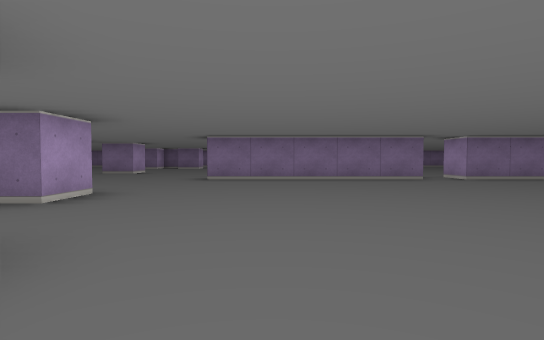
[1] (above)

22 first-person views from a walk through a cub3D level. The camera is about half as high as the walls, tilts 2° down and sees 80° across. The floor is counted in squares. Each view is taken from the middle of a square. On the plan, view 1 faces up. The plan holds only what a view shows up to about 9 squares ahead; the rest is blank.

[2]
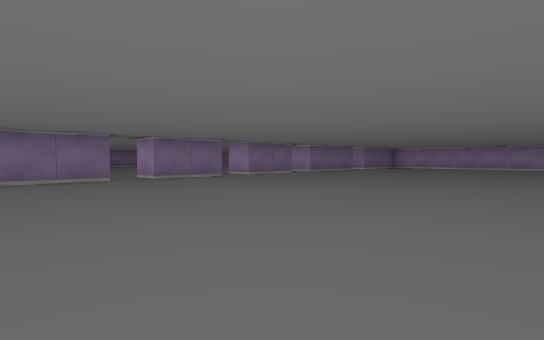

[3]
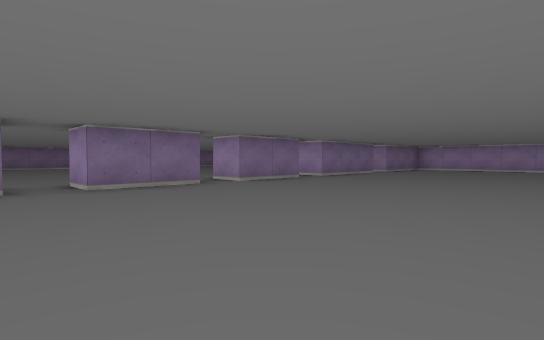

[4]
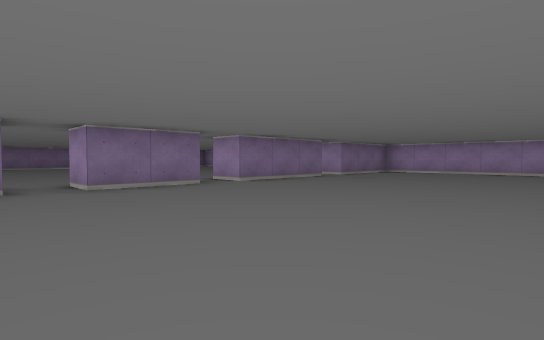

[5]
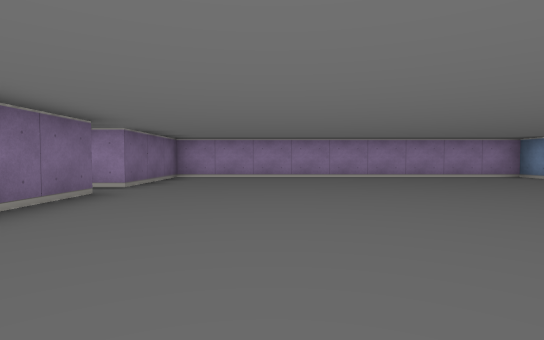

[6]
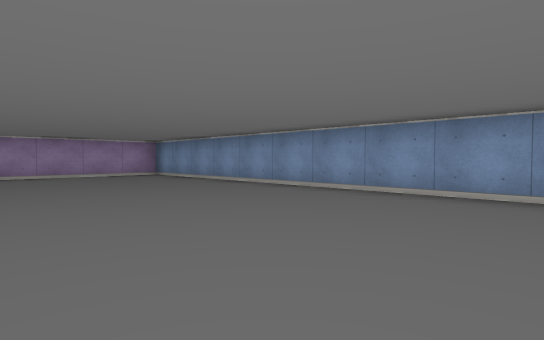

[7]
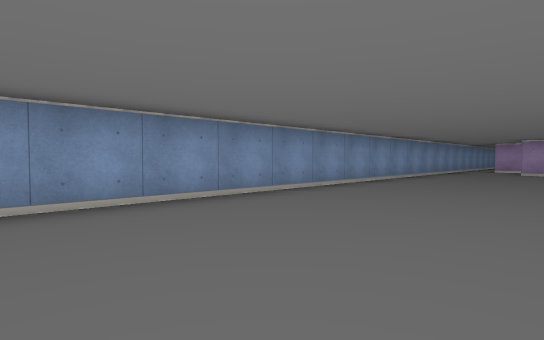

[8]
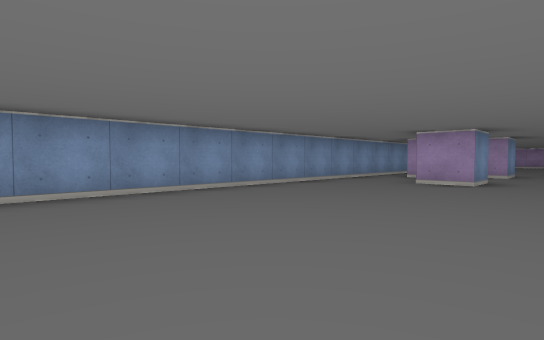

[9]
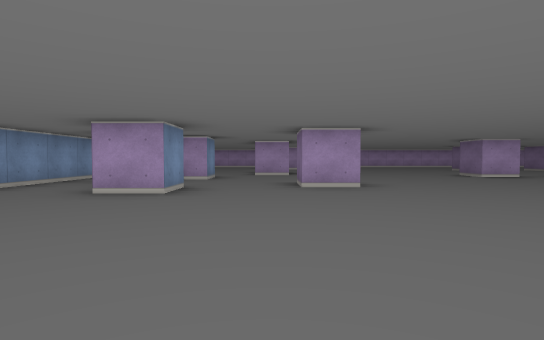

[10]
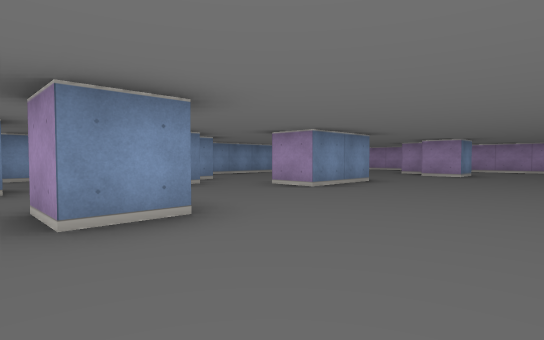

[11]
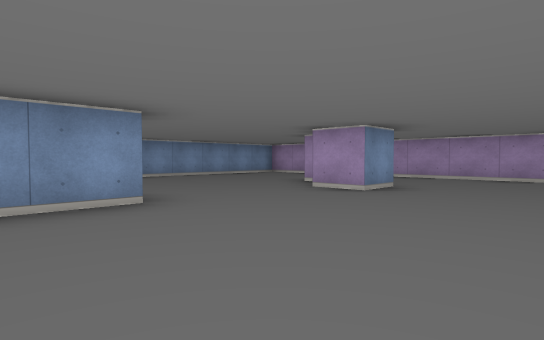

[12]
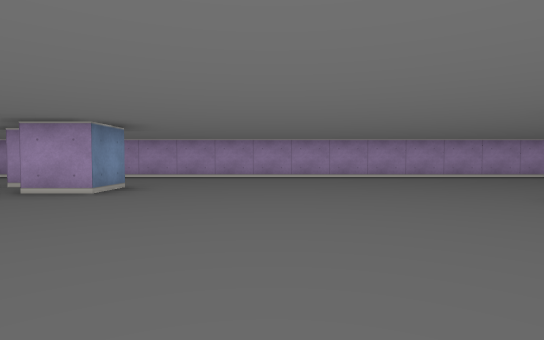

[13]
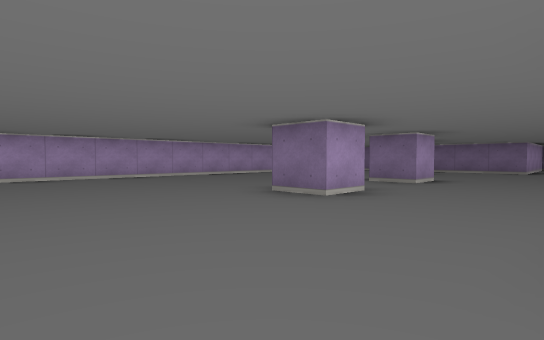

[14]
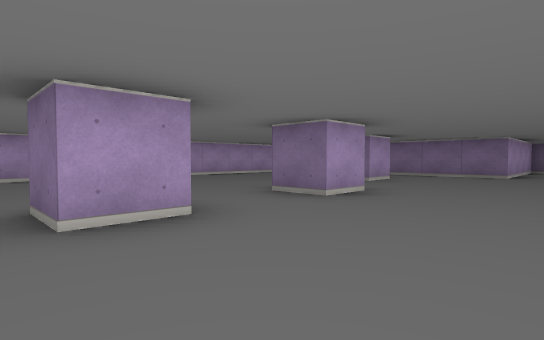

[15]
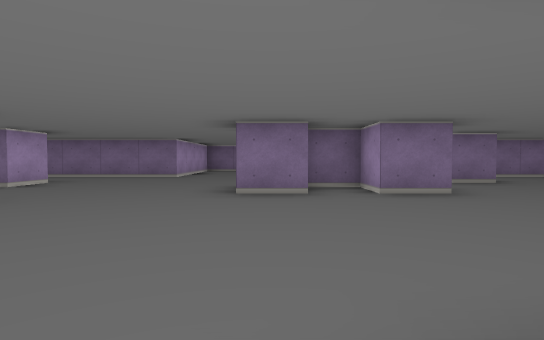

[16]
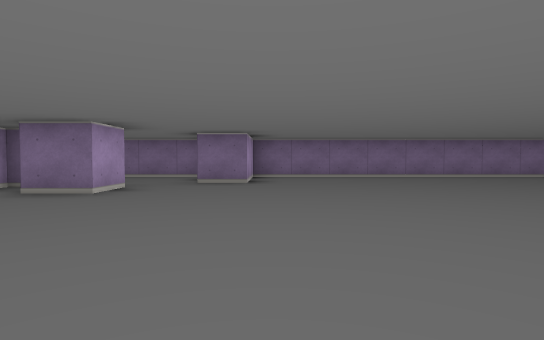

[17]
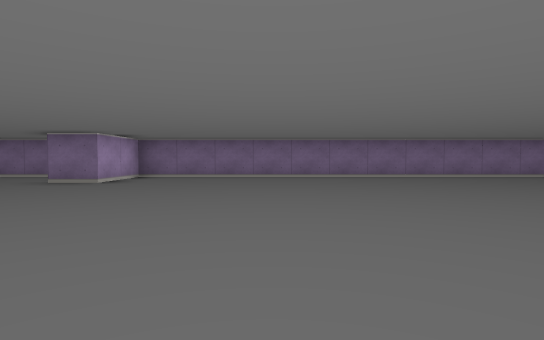

[18]
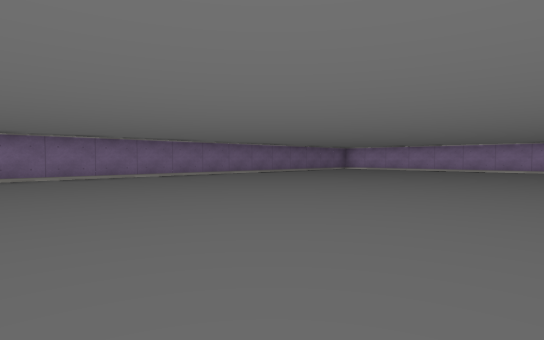

[19]
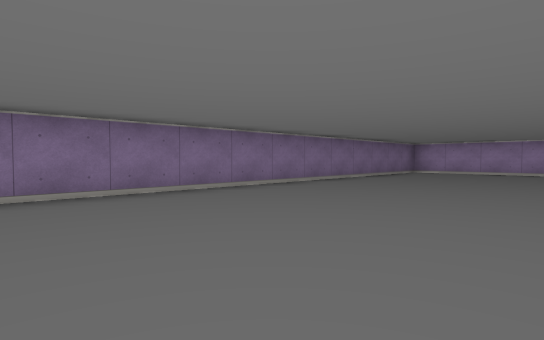

[20]
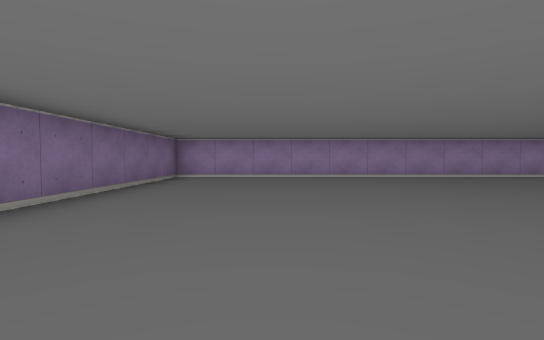

[21]
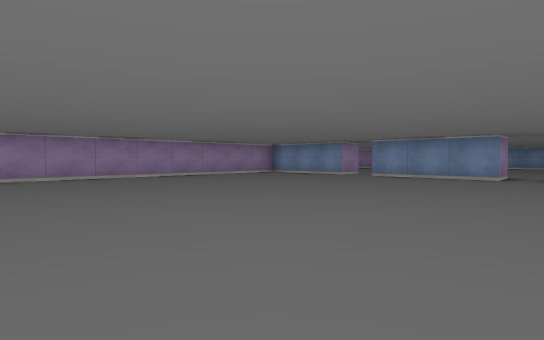

[22]
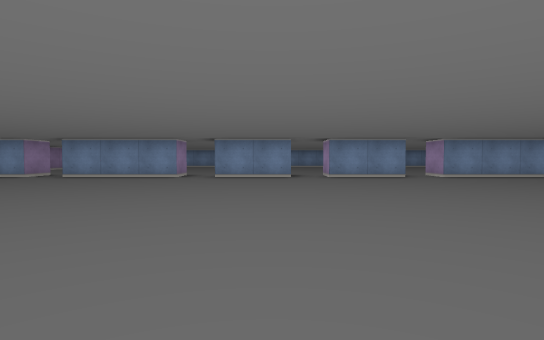

### Floor plan
Points are (right, up) in squares from view 1. A wall is a line through its corners. A room is listed if a view was taken in it or the views show most of it. See-through windows are left out.
Room 1 (views 1, 2, 3, 4, 5, 6, 7, 8, 9, 10, 11, 12, 13, 14, 15, 16, 17, 18, 19, 20, 21, 22)
walls: (0.9, 8.5) (3.5, 8.5) (3.5, 7.9); (3.6, 7.5) (-1.5, 7.5); (6.6, 7.5) (4.5, 7.5) (4.5, 8.5) (6.5, 8.5) (6.5, 8); (-3.6, 4.5) (-2.5, 4.5) (-2.5, 3.5) (-3.5, 3.5); (-5.5, 9.6) (-5.5, 8.5) (-6.1, 8.5); (-2.6, 1.5) (-1.5, 1.5) (-1.5, 0.5); (9.5, 7.5) (7.5, 7.5) (7.5, 8.5) (9.5, 8.5); (-3.5, 16.5) (-3.5, 15.5) (-4.5, 15.5); (-5.5, 15.5) (-6.5, 15.5); (-4.5, 16.5) (-5.5, 16.5); (-5.5, 1.5) (-4.5, 1.5) (-4.5, 0.9); (-9.5, 11.6) (-9.5, 10.5) (-10.5, 10.5); (-8.6, 3.5) (-6.5, 3.5) (-6.5, 2.5); (-2.9, 19.5) (-5.1, 19.5); (-9.5, 14.6) (-9.5, 13.5) (-10.5, 13.5); (-5.1, -1.5) (17.5, -1.5) (17.5, 7.5) (14.5, 7.5) (14.5, 8.5) (15.1, 8.5); (13.5, 7.5) (10.5, 7.5) (10.5, 8.5) (13.5, 8.5); (-12.5, 4.5) (-11.5, 4.5) (-11.5, 3.5); (-10.5, 17.5) (-10.5, 16.5); (-8.5, 21.2) (-8.5, 19.5) (-11.9, 19.5); (-11.2, -1.5) (-10.6, -1.5); (17.5, 9.9) (17.5, 19.5) (-1.5, 19.5) (-1.5, 17.5) (-2.5, 17.5); (-15.5, 14.1) (-15.5, 3.1)

Positions as (right, up) in squares from view 1, and headings:
1: (0, 0), facing up
2: (1, 0), facing up-right
3: (3, 2), facing up-right
4: (6, 2), facing up-right
5: (9, 5), facing right
6: (8, 3), facing down-right
7: (10, 2), facing down-left
8: (5, 3), facing down-left
9: (3, 3), facing left
10: (-2, 7), facing down-left
11: (-7, 7), facing down-left
12: (-7, 7), facing left
13: (-7, 7), facing up-left
14: (-7, 10), facing up-left
15: (-6, 11), facing up
16: (-1, 11), facing up
17: (2, 11), facing up
18: (4, 11), facing up-right
19: (6, 15), facing up-right
20: (9, 17), facing right
21: (9, 17), facing down-right
22: (8, 17), facing down
